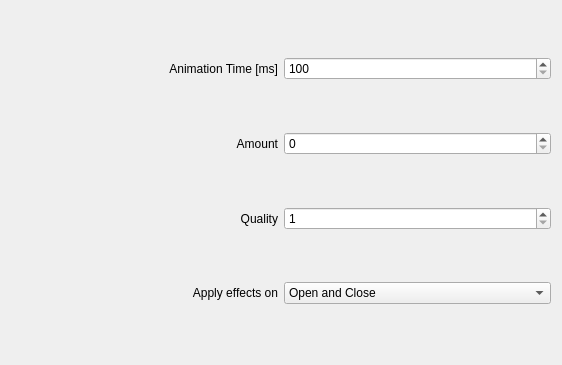
<?xml version="1.0" encoding="UTF-8"?>

<!--
SPDX-FileCopyrightText: Simon Schneegans <code@simonschneegans.de>
SPDX-License-Identifier: GPL-3.0-or-later
-->

<ui version="4.0">
    <class>BMWConfigForm</class>
    <widget class="QWidget" name="BMWConfigForm">
        <property name="geometry">
            <rect>
                <x>0</x>
                <y>0</y>
                <width>562</width>
                <height>365</height>
            </rect>
        </property>
        <layout class="QGridLayout" name="gridLayout">
            <item row="0" column="0">
                <widget class="QLabel" name="label">
                    <property name="text">
                        <string>Animation Time [ms]</string>
                    </property>
                    <property name="alignment">
                        <set>Qt::AlignRight|Qt::AlignTrailing|Qt::AlignVCenter</set>
                    </property>
                </widget>
            </item>
            <item row="2" column="0">
                <widget class="QLabel" name="label_5">
                    <property name="text">
                        <string>Quality</string>
                    </property>
                    <property name="alignment">
                        <set>Qt::AlignRight|Qt::AlignTrailing|Qt::AlignVCenter</set>
                    </property>
                </widget>
            </item>
            <item row="0" column="1">
                <widget class="QSpinBox" name="kcfg_Duration">
                    <property name="minimum">
                        <number>100</number>
                    </property>
                    <property name="maximum">
                        <number>9999</number>
                    </property>
                    <property name="singleStep">
                        <number>100</number>
                    </property>
                </widget>
            </item>
            <item row="1" column="0">
                <widget class="QLabel" name="label_3">
                    <property name="text">
                        <string>Amount</string>
                    </property>
                    <property name="alignment">
                        <set>Qt::AlignRight|Qt::AlignTrailing|Qt::AlignVCenter</set>
                    </property>
                </widget>
            </item>
            <item row="2" column="1">
                <widget class="QDoubleSpinBox" name="kcfg_Quality">
                    <property name="decimals">
                        <number>0</number>
                    </property>
                    <property name="minimum">
                        <double>1.000000000000000</double>
                    </property>
                    <property name="maximum">
                        <double>10.000000000000000</double>
                    </property>
                </widget>
            </item>
            <item row="1" column="1">
                <widget class="QDoubleSpinBox" name="kcfg_Amount">
                    <property name="decimals">
                        <number>0</number>
                    </property>
                    <property name="minimum">
                        <double>0.000000000000000</double>
                    </property>
                    <property name="maximum">
                        <double>100.000000000000000</double>
                    </property>
                </widget>
            </item>
        
            <item row="3" column="0">
                <widget class="QLabel" name="label_ApplyEffectsOn">
                    <property name="text">
                        <string>Apply effects on</string>
                    </property>
                    <property name="alignment">
                        <set>Qt::AlignmentFlag::AlignRight|Qt::AlignmentFlag::AlignTrailing|Qt::AlignmentFlag::AlignVCenter</set>
                    </property>
                </widget>
            </item>
            <item row="3" column="1">
                <widget class="QComboBox" name="kcfg_ApplyEffectsOn">
                                        <property name="currentIndex">
                        <number>2</number>
                    </property>
<item>
                        <property name="text">
                            <string>Open only</string>
                        </property>
                    </item>
                    <item>
                        <property name="text">
                            <string>Close only</string>
                        </property>
                    </item>
                    <item>
                        <property name="text">
                            <string>Open and Close</string>
                        </property>
                    </item>
                </widget>
            </item>

        </layout>
    </widget>
    <resources />
    <connections />
</ui>
